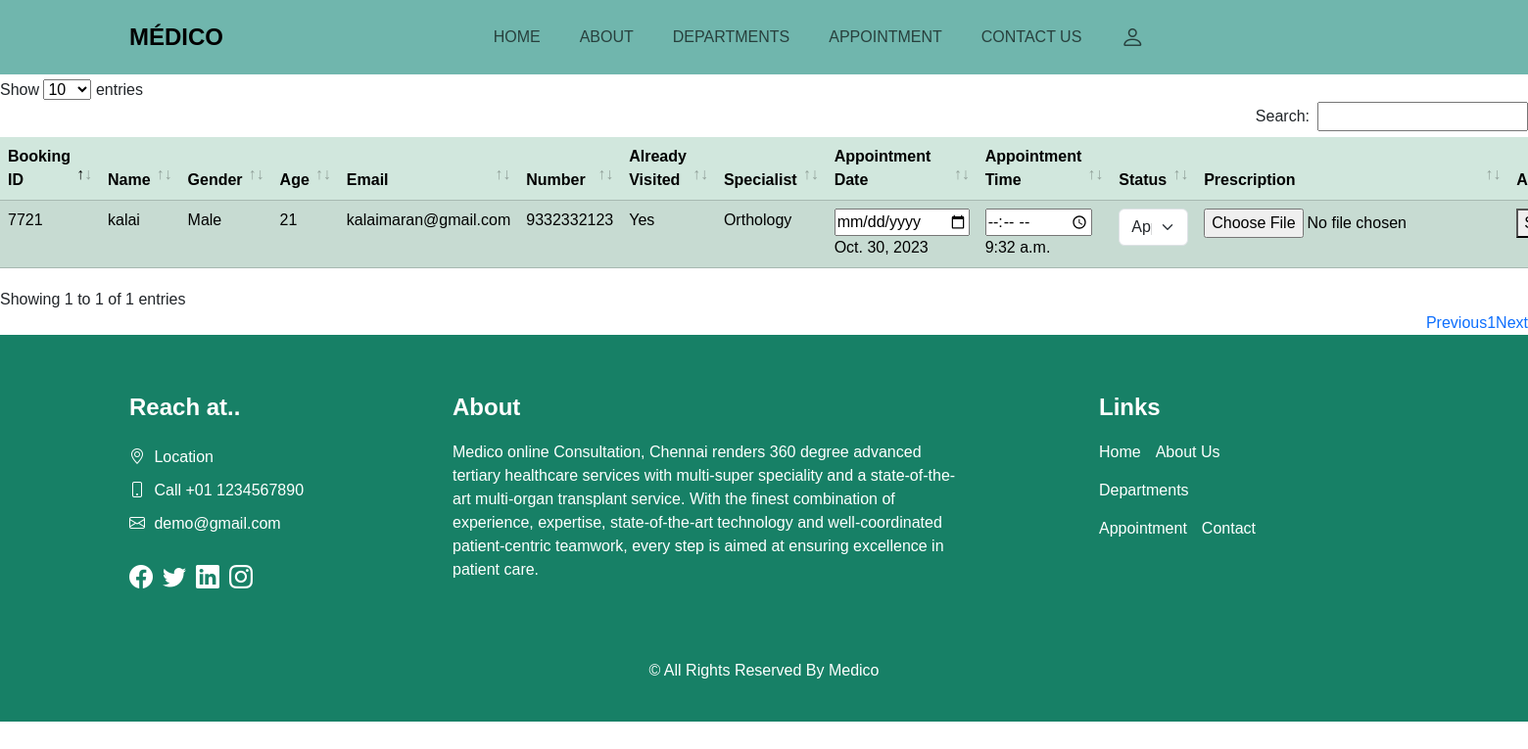
The page /consultation/7721 on the database its author committed.
### docapp/models.py (models this page shows)
class Appointment(models.Model):
    bid=ShortUUIDField(length=4, max_length=4, alphabet="1234567890", primary_key=True, null=False)
    pfname=models.CharField(max_length=40)
    plname=models.CharField(max_length=40)
    pgender=models.CharField(max_length=10)
    page=models.IntegerField()
    pemail=models.CharField(max_length=100)
    pnumber=models.IntegerField()
    pvisited=models.CharField(max_length=4)
    pspecialist=models.CharField(max_length=30)
    pappointdate=models.DateField()
    pappointtime=models.TimeField()
    pstatus=models.CharField(max_length=30, default="Pending")
    pprescription=models.FileField(null=True, blank=True, upload_to='prescription')
    def __str__(self):
        return " Booking ID: "+self.bid+"  "+"Name: "+self.pfname+" "+self.plname

### docapp/views.py (the view)
# urls.py: path("consultation/<int:id>", views.editconsultation),
def editconsultation(request, id):
    gid=Appointment.objects.get(pk=id)
    print(gid)
    if request.method == 'POST':
        gid.pappointdate=request.POST.get('pappointdate')
        gid.pappointtime=request.POST.get('pappointtime')
        gid.pstatus=request.POST.get('pstatus')
        gid.pprescription=request.POST.get('pprescription')
        gid.save()
    return render(request, "consultation.html", locals())

### templates/consultation.html (shortened to what this page needs)
{% extends 'base.html' %}
{% block adminconsultation %}
<div class="sub_page" style="padding-top: 80px;">
    <table id="table_id" class="table table-hover table-center mb-0 datatable table-striped table-success">
        {% if gid %}
            <thead>
                <th>Booking ID</th>
                <th>Name</th>
                <th>Gender</th>
                <th>Age</th>
                <th>Email</th>
                <th>Number</th>
                <th>Already Visited</th>
                <th>Specialist</th>
                <th>Appointment Date</th>
                <th>Appointment Time</th>
                <th>Status</th>
                <th>Prescription</th>
                <th>Action</th>
            </thead>
            <tbody>
                <form action="" method="POST">
                <tr>
                    <td>{{gid.bid}}</td>
                    <td>{{gid.pfname}} {{i.plname}}</td>
                    <td>{{gid.pgender}}</td>
                    <td>{{gid.page}}</td>
                    <td>{{gid.pemail}}</td>
                    <td>{{gid.pnumber}}</td>
                    <td>{{gid.pvisited}}</td>
                    <td>{{gid.pspecialist}}</td>
                    <td><input type="date" value="{{gid.pappointdate}}" name="pappointdate">{{gid.pappointdate}}</td>
                    <td><input type="time" value="{{gid.pappointtime}}" name="pappointtime">{{gid.pappointtime}}</td>
                    <td><select class="form-select" aria-label="Default select example" name="pstatus" value="{{gid.pstatus}}">
                        <option value="Appointment Pending">Appointment Pending</option>
                    </select></td>
                    <td><input type="file" value="{{gid.pprescription}}" name="pprescription"></td>
                    <td><button type="submit">Save</button></td>
                </tr>
            </form>
            </tbody>
                    {% endif %}
        </table>
</div>
{% endblock %}

### static/style.css (style rules this page uses)
body { font-family: 'Nunito', sans-serif; }
body { font-family: 'Poppins', sans-serif; }
::placeholder { font-size: 16px; }

### rows shown on the page
Appointment: bid "7721", pfname "kalai", pgender "Male", page "21", pemail "kalaimaran@gmail.com", pnumber "9332332123", pvisited "Yes", pspecialist "Orthology", pappointdate "Oct. 30, 2023", pappointtime "9:32 a.m.", pstatus "Appointment Pending"
